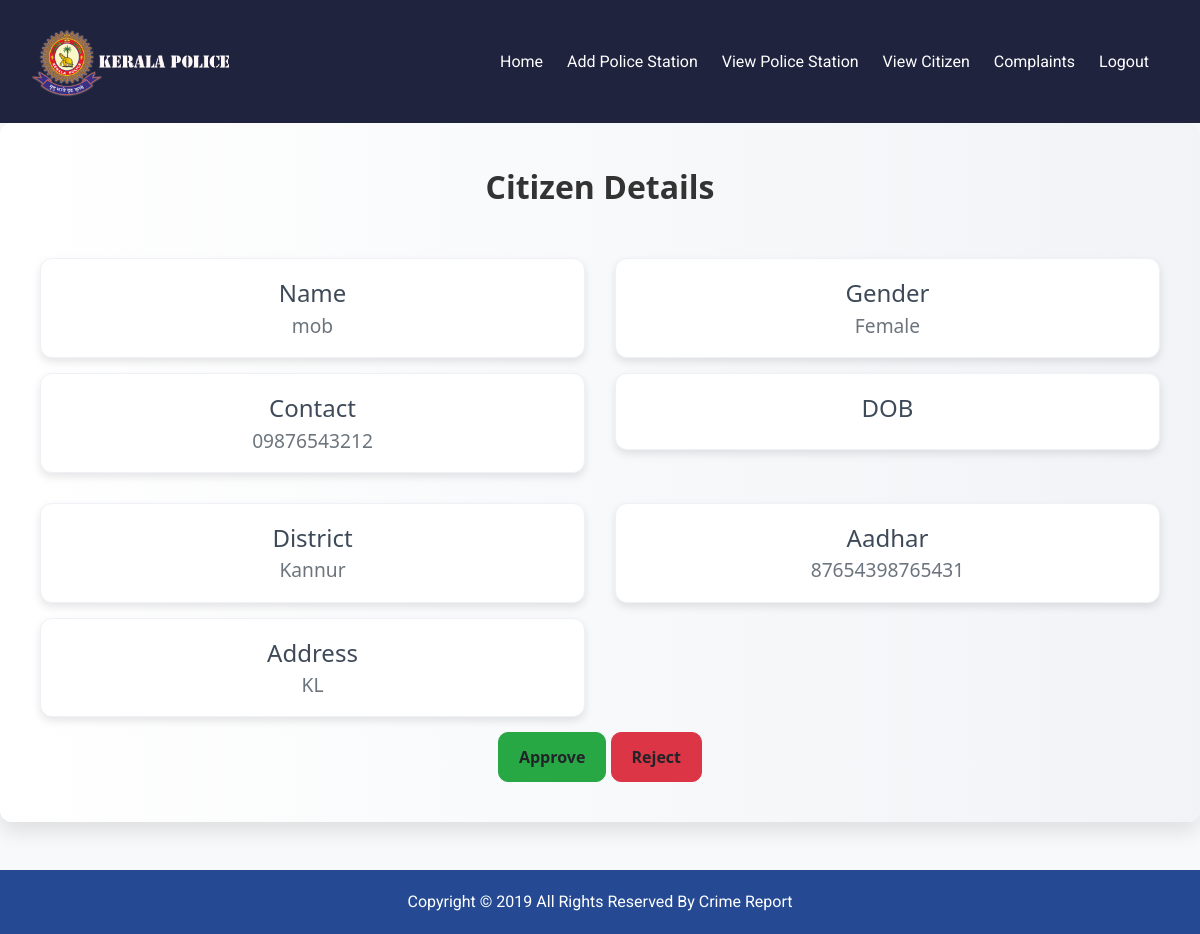
Page /phpfiles/admin_view_detail_citizen.php?id=4 (signed in) on the committed database.
### tables this page shows
CREATE TABLE `citizen` (
  `Id` int(11) NOT NULL,
  `Name` varchar(100) DEFAULT NULL,
  `Contact` varchar(20) DEFAULT NULL,
  `Gender` varchar(100) DEFAULT NULL,
  `DOB` varchar(100) DEFAULT NULL,
  `District` varchar(200) DEFAULT NULL,
  `Address` varchar(500) DEFAULT NULL,
  `Aadhar` varchar(200) DEFAULT NULL
);

### phpfiles/admin_view_detail_citizen.php (the view, shortened to what this page needs)
<?php
include("admin_nav.php");
$complaint_id = $_GET['id'];
include("connection.php");
$sql = "SELECT * FROM citizen WHERE Id = ?";
$stmt = $conn->prepare($sql);
$stmt->bind_param("i", $complaint_id);
$stmt->execute();
$result = $stmt->get_result();
if ($result->num_rows > 0) {
    $row = $result->fetch_assoc();
} else {
    echo "<p>No citizen details found for this complaint ID.</p>";
    exit;
}
?>
<div class="container text-center cont mb-5">
    <p class="section-title">Citizen Details</p>
    <div class="row justify-content-center">
        <div class="col-12 col-sm-6 col-md-6 col-lg-6">
            <div class="premium-card">
                <h5 class="card-title">Name</h5>
                <h6 class="card-subtitle"><?php echo htmlspecialchars($row['Name']); ?></h6>
            </div>
            <div class="premium-card">
                <h5 class="card-title">Contact</h5>
                <h6 class="card-subtitle"><?php echo htmlspecialchars($row['Contact']); ?></h6>
            </div>
        </div>
        <div class="col-12 col-sm-6 col-md-6 col-lg-6">
            <div class="premium-card">
                <h5 class="card-title">Gender</h5>
                <h6 class="card-subtitle"><?php echo htmlspecialchars($row['Gender']); ?></h6>
            </div>
            <div class="premium-card">
                <h5 class="card-title">DOB</h5>
            </div>
        </div>
    </div>
    <div class="row justify-content-center">
        <div class="col-12 col-sm-6 col-md-6 col-lg-6">
            <div class="premium-card">
                <h5 class="card-title">District</h5>
                <h6 class="card-subtitle"><?php echo htmlspecialchars($row['District']); ?></h6>
            </div>
            <div class="premium-card">
                <h5 class="card-title">Address</h5>
                <h6 class="card-subtitle"><?php echo htmlspecialchars($row['Address']); ?></h6>
            </div>
        </div>
        <div class="col-12 col-sm-6 col-md-6 col-lg-6">
            <div class="premium-card">
                <h5 class="card-title">Aadhar</h5>
                <h6 class="card-subtitle"><?php echo htmlspecialchars($row['Aadhar']); ?></h6>
            </div>
        </div>
    </div>
    <div class="button-container">
        <form method="POST">
            <button type="submit" name="approve" class="btn btn-approve">Approve</button>
            <button type="submit" name="reject" class="btn btn-reject">Reject</button>
        </form>
    </div>
</div>
<?php include("Footer.php") ?>

### css/style.css (style rules this page uses)
body { font-family: "Open Sans", sans-serif; background-color: #fffcf4; }
.btn, .btn:focus { outline: none !important; box-shadow: none; }

### phpfiles/admin_view_detail_citizen.php (style rules this page uses)
body { font-family: 'Segoe UI', Tahoma, Geneva, Verdana, sans-serif; background: #f8f9fa; margin: 0; padding: 0; }
.container { max-width: 1200px; }
.cont { min-height: 510px; background: linear-gradient(to right, #ffffff, #f1f3f6); padding: 40px; border-radius: 12px; box-shadow: 0 10px 20px rgba(0, 0, 0, 0.1); }
.section-title { text-align: center; font-size: 2rem; margin-bottom: 2rem; color: #333; font-weight: 700; }
.premium-card { border-radius: 12px; box-shadow: 0 4px 8px rgba(0, 0, 0, 0.1); transition: all 0.3s ease; background: #ffffff; padding: 20px; margin: 15px 0; border: 1px solid #f0f1f6; }
.premium-card .card-title { font-size: 1.5rem; color: #3e4a59; margin-bottom: 12px; }
.premium-card .card-subtitle { font-size: 1.2rem; color: #6c757d; }
.btn-approve { background-color: #28a745; border-color: #28a745; font-weight: bold; padding: 12px 20px; font-size: 1rem; border-radius: 10px; }
.btn-reject { background-color: #dc3545; border-color: #dc3545; font-weight: bold; padding: 12px 20px; font-size: 1rem; border-radius: 10px; }

### rows in the picture
citizen: Name "mob", Contact "09876543212", Gender "Female", District "Kannur", Address "KL", Aadhar "87654398765431"
